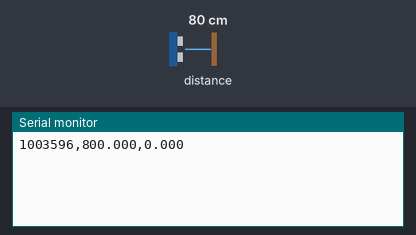
The sketch below on a simulated Arduino Uno, built with avr-gcc and run on an emulated ATmega328P. On the bench: the last lines printed to the serial monitor. The inputs (shaded band) are chosen by the test bench; at power-on: distance to the obstacle 80 cm.

Above: at 1.2 s.
1.3 s: distance to the obstacle set to 2 cm
At 2.6 s:
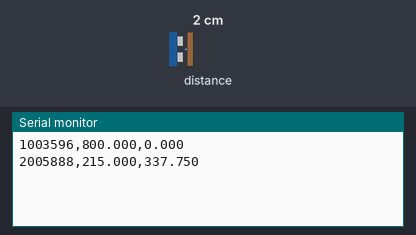
2.8 s: distance to the obstacle set to 4 cm
At 3.8 s:
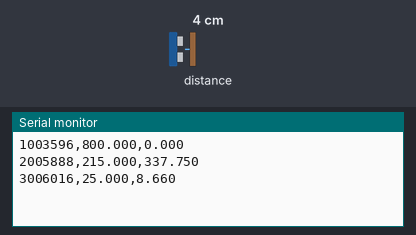
Timing chart, 0 to 5.8 s (numbered marks = the images above; inputs shaded):
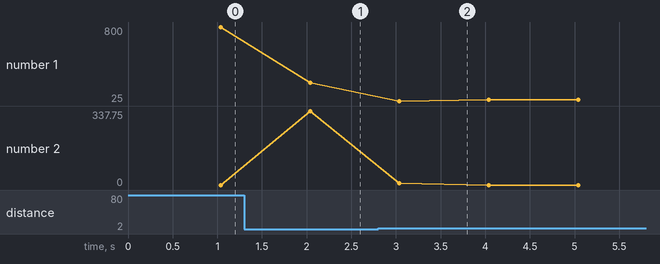

The sketch:

VL53L1X_StabilityWindow.ino
```cpp
#include <Wire.h>
#include <Adafruit_VL53L1X.h>
#include <math.h>
Adafruit_VL53L1X tof; const int N=20; int n=0; double s=0,s2=0; unsigned long last=0;
void setup(){Serial.begin(115200);if(!tof.begin(0x29,&Wire))while(true){}tof.startRanging();}
void loop(){unsigned long now=micros();if(now-last<50000UL)return;last=now;if(!tof.dataReady())return;int16_t mm=tof.distance();tof.clearInterrupt();if(mm<0)return;s+=mm;s2+=(double)mm*mm;n++;if(n>=N){double mean=s/N;double var=s2/N-mean*mean;if(var<0)var=0;Serial.print(now);Serial.print(',');Serial.print(mean,3);Serial.print(',');Serial.println(sqrt(var),3);n=0;s=0;s2=0;}}
```

Measured:
- after the input at 1.3 s, the serial monitor: prints a new line after 0.74 s (image 1)
- after the input at 2.8 s, the serial monitor: prints a new line after 0.24 s (image 2)
- plotted number 1: 800 → 215 after the input at 1.3 s, 215 → 40 after the input at 2.8 s
- plotted number 2: 0 → 337.75 after the input at 1.3 s
